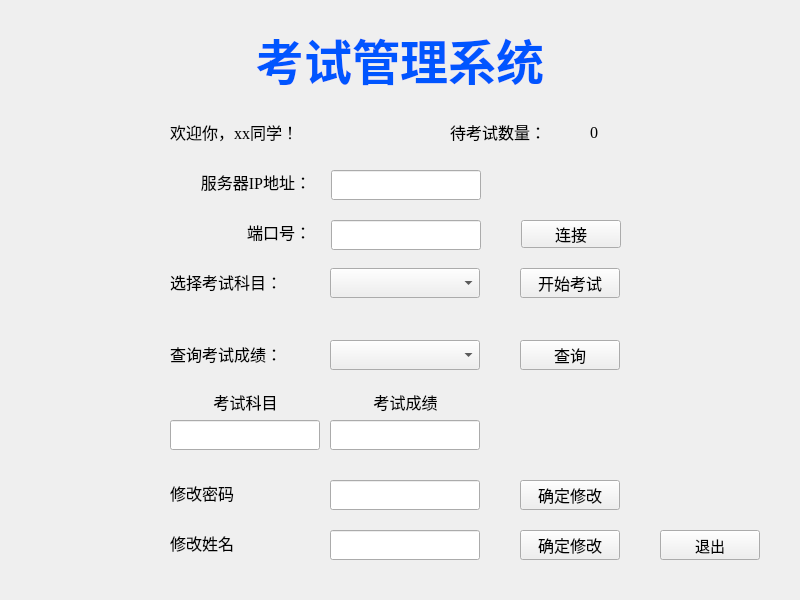
<?xml version="1.0" encoding="UTF-8"?>
<ui version="4.0">
 <class>studentwidget</class>
 <widget class="QWidget" name="studentwidget">
  <property name="geometry">
   <rect>
    <x>0</x>
    <y>0</y>
    <width>800</width>
    <height>600</height>
   </rect>
  </property>
  <property name="font">
   <font>
    <family>Times New Roman</family>
    <pointsize>12</pointsize>
   </font>
  </property>
  <property name="windowTitle">
   <string>Form</string>
  </property>
  <widget class="QPushButton" name="backButton">
   <property name="geometry">
    <rect>
     <x>660</x>
     <y>530</y>
     <width>100</width>
     <height>30</height>
    </rect>
   </property>
   <property name="font">
    <font>
     <family>宋体</family>
     <pointsize>11</pointsize>
    </font>
   </property>
   <property name="text">
    <string>退出</string>
   </property>
  </widget>
  <widget class="QLabel" name="label">
   <property name="geometry">
    <rect>
     <x>100</x>
     <y>10</y>
     <width>600</width>
     <height>100</height>
    </rect>
   </property>
   <property name="font">
    <font>
     <family>隶书</family>
     <pointsize>36</pointsize>
    </font>
   </property>
   <property name="text">
    <string>&lt;html&gt;&lt;head/&gt;&lt;body&gt;&lt;p align=&quot;center&quot;&gt;&lt;span style=&quot; font-weight:600; color:#0055ff;&quot;&gt;考试管理系统&lt;/span&gt;&lt;/p&gt;&lt;/body&gt;&lt;/html&gt;</string>
   </property>
  </widget>
  <widget class="QPushButton" name="surechangeButton">
   <property name="geometry">
    <rect>
     <x>520</x>
     <y>480</y>
     <width>100</width>
     <height>30</height>
    </rect>
   </property>
   <property name="font">
    <font>
     <family>Agency FB</family>
     <pointsize>12</pointsize>
    </font>
   </property>
   <property name="text">
    <string>确定修改</string>
   </property>
  </widget>
  <widget class="QLabel" name="label_6">
   <property name="geometry">
    <rect>
     <x>170</x>
     <y>480</y>
     <width>100</width>
     <height>25</height>
    </rect>
   </property>
   <property name="font">
    <font>
     <family>Agency FB</family>
     <pointsize>12</pointsize>
    </font>
   </property>
   <property name="text">
    <string>修改密码</string>
   </property>
  </widget>
  <widget class="QLineEdit" name="changepwlineEdit">
   <property name="geometry">
    <rect>
     <x>330</x>
     <y>480</y>
     <width>150</width>
     <height>30</height>
    </rect>
   </property>
   <property name="minimumSize">
    <size>
     <width>150</width>
     <height>30</height>
    </size>
   </property>
   <property name="maximumSize">
    <size>
     <width>150</width>
     <height>30</height>
    </size>
   </property>
   <property name="font">
    <font>
     <family>Times New Roman</family>
     <pointsize>12</pointsize>
    </font>
   </property>
  </widget>
  <widget class="QLabel" name="welcomelabel">
   <property name="geometry">
    <rect>
     <x>170</x>
     <y>120</y>
     <width>300</width>
     <height>25</height>
    </rect>
   </property>
   <property name="font">
    <font>
     <family>Times New Roman</family>
     <pointsize>12</pointsize>
    </font>
   </property>
   <property name="text">
    <string>&lt;html&gt;&lt;head/&gt;&lt;body&gt;&lt;p&gt;&lt;span style=&quot; font-size:12pt;&quot;&gt;欢迎你，xx同学！&lt;/span&gt;&lt;/p&gt;&lt;/body&gt;&lt;/html&gt;</string>
   </property>
  </widget>
  <widget class="QLabel" name="label_1">
   <property name="geometry">
    <rect>
     <x>450</x>
     <y>120</y>
     <width>131</width>
     <height>25</height>
    </rect>
   </property>
   <property name="text">
    <string>&lt;html&gt;&lt;head/&gt;&lt;body&gt;&lt;p&gt;&lt;span style=&quot; font-size:12pt;&quot;&gt;待考试数量：&lt;/span&gt;&lt;/p&gt;&lt;/body&gt;&lt;/html&gt;</string>
   </property>
  </widget>
  <widget class="QLabel" name="examnumlabel">
   <property name="geometry">
    <rect>
     <x>590</x>
     <y>120</y>
     <width>131</width>
     <height>25</height>
    </rect>
   </property>
   <property name="font">
    <font>
     <family>Times New Roman</family>
     <pointsize>12</pointsize>
    </font>
   </property>
   <property name="text">
    <string>&lt;html&gt;&lt;head/&gt;&lt;body&gt;&lt;p&gt;&lt;span style=&quot; font-size:12pt;&quot;&gt;0&lt;/span&gt;&lt;/p&gt;&lt;/body&gt;&lt;/html&gt;</string>
   </property>
  </widget>
  <widget class="QLabel" name="label_3">
   <property name="geometry">
    <rect>
     <x>170</x>
     <y>270</y>
     <width>131</width>
     <height>25</height>
    </rect>
   </property>
   <property name="text">
    <string>&lt;html&gt;&lt;head/&gt;&lt;body&gt;&lt;p&gt;&lt;span style=&quot; font-size:12pt;&quot;&gt;选择考试科目：&lt;/span&gt;&lt;/p&gt;&lt;/body&gt;&lt;/html&gt;</string>
   </property>
  </widget>
  <widget class="QComboBox" name="subjectcomboBox">
   <property name="geometry">
    <rect>
     <x>330</x>
     <y>268</y>
     <width>150</width>
     <height>30</height>
    </rect>
   </property>
   <property name="font">
    <font>
     <family>Times New Roman</family>
     <pointsize>12</pointsize>
    </font>
   </property>
  </widget>
  <widget class="QPushButton" name="beginpushButton">
   <property name="geometry">
    <rect>
     <x>520</x>
     <y>268</y>
     <width>100</width>
     <height>30</height>
    </rect>
   </property>
   <property name="font">
    <font>
     <family>Agency FB</family>
     <pointsize>12</pointsize>
    </font>
   </property>
   <property name="text">
    <string>开始考试</string>
   </property>
  </widget>
  <widget class="QLabel" name="label_4">
   <property name="geometry">
    <rect>
     <x>170</x>
     <y>342</y>
     <width>131</width>
     <height>25</height>
    </rect>
   </property>
   <property name="text">
    <string>&lt;html&gt;&lt;head/&gt;&lt;body&gt;&lt;p&gt;&lt;span style=&quot; font-size:12pt;&quot;&gt;查询考试成绩：&lt;/span&gt;&lt;/p&gt;&lt;/body&gt;&lt;/html&gt;</string>
   </property>
  </widget>
  <widget class="QPushButton" name="querypushButton">
   <property name="geometry">
    <rect>
     <x>520</x>
     <y>340</y>
     <width>100</width>
     <height>30</height>
    </rect>
   </property>
   <property name="font">
    <font>
     <family>Agency FB</family>
     <pointsize>12</pointsize>
    </font>
   </property>
   <property name="text">
    <string>查询</string>
   </property>
  </widget>
  <widget class="QComboBox" name="subjectcomboBox_2">
   <property name="geometry">
    <rect>
     <x>330</x>
     <y>340</y>
     <width>150</width>
     <height>30</height>
    </rect>
   </property>
   <property name="font">
    <font>
     <family>Times New Roman</family>
     <pointsize>12</pointsize>
    </font>
   </property>
  </widget>
  <widget class="QLineEdit" name="subjectlineEdit">
   <property name="geometry">
    <rect>
     <x>170</x>
     <y>420</y>
     <width>150</width>
     <height>30</height>
    </rect>
   </property>
   <property name="minimumSize">
    <size>
     <width>150</width>
     <height>30</height>
    </size>
   </property>
   <property name="maximumSize">
    <size>
     <width>150</width>
     <height>30</height>
    </size>
   </property>
   <property name="font">
    <font>
     <family>Times New Roman</family>
     <pointsize>12</pointsize>
    </font>
   </property>
  </widget>
  <widget class="QLineEdit" name="scorelineEdit">
   <property name="geometry">
    <rect>
     <x>330</x>
     <y>420</y>
     <width>150</width>
     <height>30</height>
    </rect>
   </property>
   <property name="minimumSize">
    <size>
     <width>150</width>
     <height>30</height>
    </size>
   </property>
   <property name="maximumSize">
    <size>
     <width>150</width>
     <height>30</height>
    </size>
   </property>
   <property name="font">
    <font>
     <family>Times New Roman</family>
     <pointsize>12</pointsize>
    </font>
   </property>
  </widget>
  <widget class="QLabel" name="label_5">
   <property name="geometry">
    <rect>
     <x>180</x>
     <y>390</y>
     <width>131</width>
     <height>25</height>
    </rect>
   </property>
   <property name="text">
    <string>&lt;html&gt;&lt;head/&gt;&lt;body&gt;&lt;p align=&quot;center&quot;&gt;考试科目&lt;/p&gt;&lt;/body&gt;&lt;/html&gt;</string>
   </property>
  </widget>
  <widget class="QLabel" name="label_7">
   <property name="geometry">
    <rect>
     <x>340</x>
     <y>390</y>
     <width>131</width>
     <height>25</height>
    </rect>
   </property>
   <property name="text">
    <string>&lt;html&gt;&lt;head/&gt;&lt;body&gt;&lt;p align=&quot;center&quot;&gt;考试成绩&lt;/p&gt;&lt;/body&gt;&lt;/html&gt;</string>
   </property>
  </widget>
  <widget class="QLineEdit" name="changenamelineEdit">
   <property name="geometry">
    <rect>
     <x>330</x>
     <y>530</y>
     <width>150</width>
     <height>30</height>
    </rect>
   </property>
   <property name="minimumSize">
    <size>
     <width>150</width>
     <height>30</height>
    </size>
   </property>
   <property name="maximumSize">
    <size>
     <width>150</width>
     <height>30</height>
    </size>
   </property>
   <property name="font">
    <font>
     <family>Times New Roman</family>
     <pointsize>12</pointsize>
    </font>
   </property>
  </widget>
  <widget class="QPushButton" name="surechangeButton_2">
   <property name="geometry">
    <rect>
     <x>520</x>
     <y>530</y>
     <width>100</width>
     <height>30</height>
    </rect>
   </property>
   <property name="font">
    <font>
     <family>Agency FB</family>
     <pointsize>12</pointsize>
    </font>
   </property>
   <property name="text">
    <string>确定修改</string>
   </property>
  </widget>
  <widget class="QLabel" name="label_8">
   <property name="geometry">
    <rect>
     <x>170</x>
     <y>530</y>
     <width>100</width>
     <height>25</height>
    </rect>
   </property>
   <property name="font">
    <font>
     <family>Agency FB</family>
     <pointsize>12</pointsize>
    </font>
   </property>
   <property name="text">
    <string>修改姓名</string>
   </property>
  </widget>
  <widget class="QLineEdit" name="iplineEdit">
   <property name="geometry">
    <rect>
     <x>331</x>
     <y>170</y>
     <width>150</width>
     <height>30</height>
    </rect>
   </property>
   <property name="minimumSize">
    <size>
     <width>150</width>
     <height>30</height>
    </size>
   </property>
   <property name="maximumSize">
    <size>
     <width>150</width>
     <height>30</height>
    </size>
   </property>
   <property name="font">
    <font>
     <family>Times New Roman</family>
     <pointsize>12</pointsize>
    </font>
   </property>
  </widget>
  <widget class="QPushButton" name="connectButton">
   <property name="geometry">
    <rect>
     <x>521</x>
     <y>220</y>
     <width>100</width>
     <height>28</height>
    </rect>
   </property>
   <property name="text">
    <string>连接</string>
   </property>
  </widget>
  <widget class="QLineEdit" name="portlineEdit">
   <property name="geometry">
    <rect>
     <x>331</x>
     <y>220</y>
     <width>150</width>
     <height>30</height>
    </rect>
   </property>
   <property name="minimumSize">
    <size>
     <width>150</width>
     <height>30</height>
    </size>
   </property>
   <property name="maximumSize">
    <size>
     <width>150</width>
     <height>30</height>
    </size>
   </property>
   <property name="font">
    <font>
     <family>Times New Roman</family>
     <pointsize>12</pointsize>
    </font>
   </property>
  </widget>
  <widget class="QLabel" name="label_10">
   <property name="geometry">
    <rect>
     <x>181</x>
     <y>220</y>
     <width>130</width>
     <height>25</height>
    </rect>
   </property>
   <property name="text">
    <string>&lt;html&gt;&lt;head/&gt;&lt;body&gt;&lt;p align=&quot;right&quot;&gt;端口号：&lt;/p&gt;&lt;/body&gt;&lt;/html&gt;</string>
   </property>
  </widget>
  <widget class="QLabel" name="label_9">
   <property name="geometry">
    <rect>
     <x>170</x>
     <y>170</y>
     <width>141</width>
     <height>25</height>
    </rect>
   </property>
   <property name="text">
    <string>&lt;html&gt;&lt;head/&gt;&lt;body&gt;&lt;p align=&quot;right&quot;&gt;服务器IP地址：&lt;/p&gt;&lt;/body&gt;&lt;/html&gt;</string>
   </property>
  </widget>
 </widget>
 <resources/>
 <connections/>
</ui>
